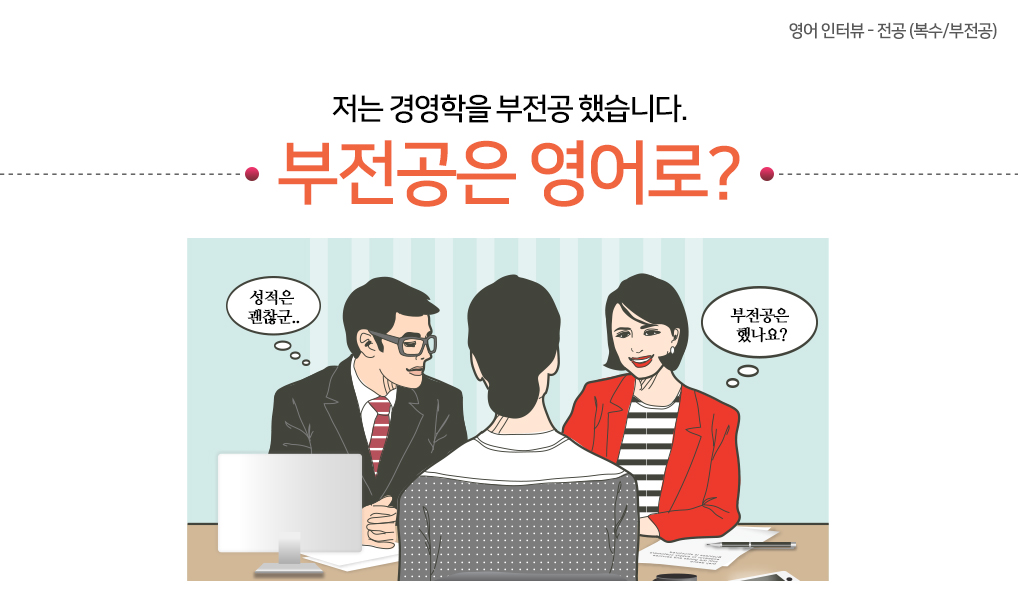
#> input picture CHAPTER8/images/translate.jpg, 1018 x 605 px, found by its file name
$ python 04.translation.py
#> lines starting #> are read from the running program, lines starting #| are printed output that depends on the picture
import numpy as np, cv2

def contain(p, shape):
    return 0 <= p[0] < shape[0] and 0 <= p[1] < shape[1]    # 좌표 내에 있는지 없는지

def translate(img, pt):
    dst = np.zeros(img.shape, img.dtype)    # 목적 영상 생성
    for i in range(img.shape[0]):
        for j in range(img.shape[1]):
            x, y = np.subtract((j, i), pt)  # 좌표는 가로, 세로 순서
            if contain((y, x), img.shape):
                dst[i, j] = img[y, x]   # 행렬은 행, 열 순서

    return dst

image = cv2.imread("images/translate.jpg", cv2.IMREAD_GRAYSCALE)
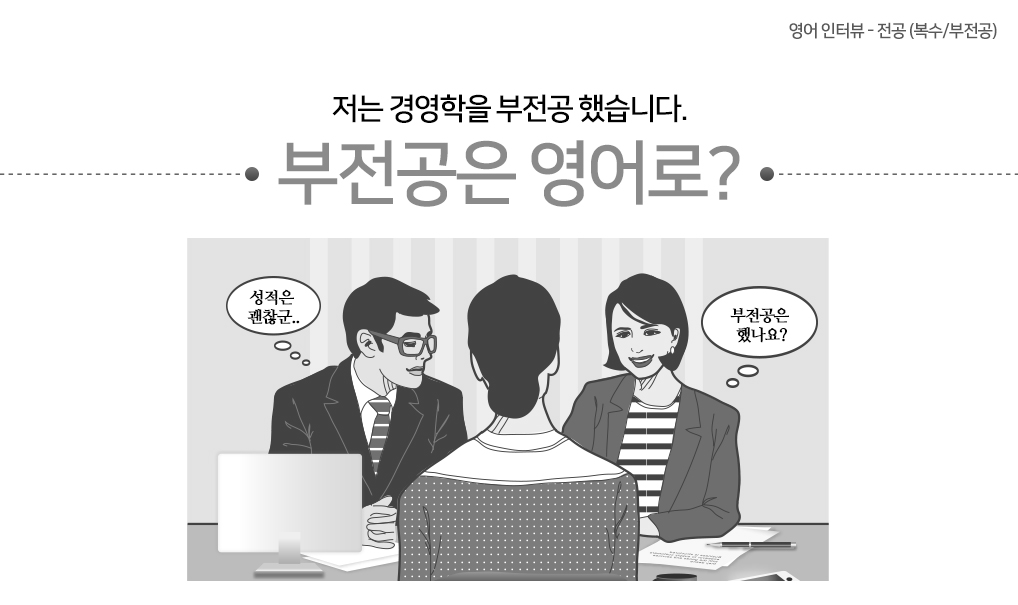
#> image: shape (605, 1018); min 0, max 255, mean 224.8
if image is None: raise Exception("영상파일 읽기 에러")

dst1 = translate(image, (30, 80))
#> after the loop in translate, `for i in range(img.shape[0]):`:
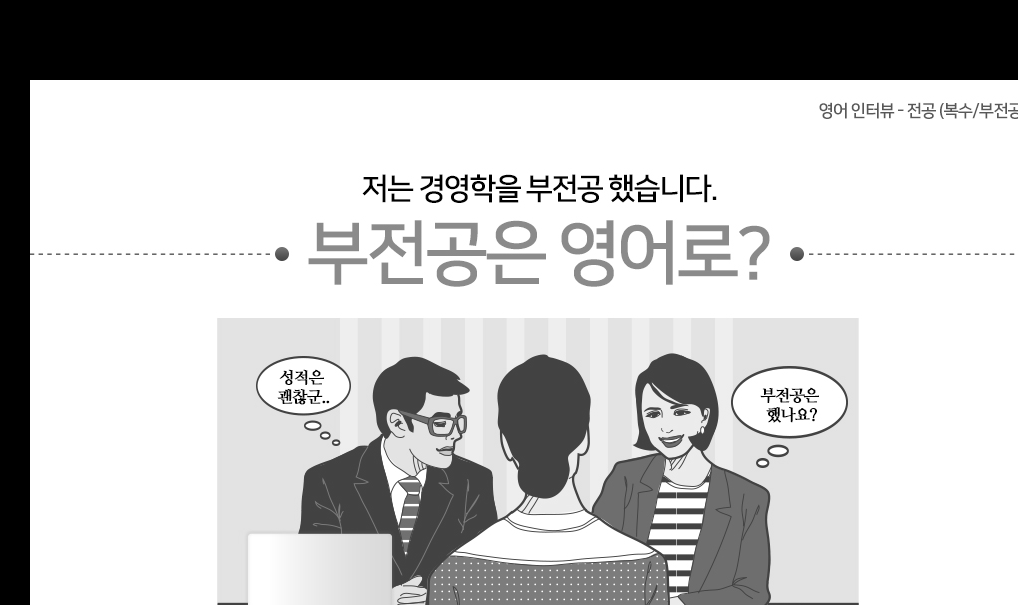
#> dst: shape (605, 1018); min 0, max 255, mean 189.4
dst2 = translate(image, (-70, -50))
#> call 2 of translate, with pt = (-70, -50)
#> after the loop in translate (call 2), `for i in range(img.shape[0]):`:
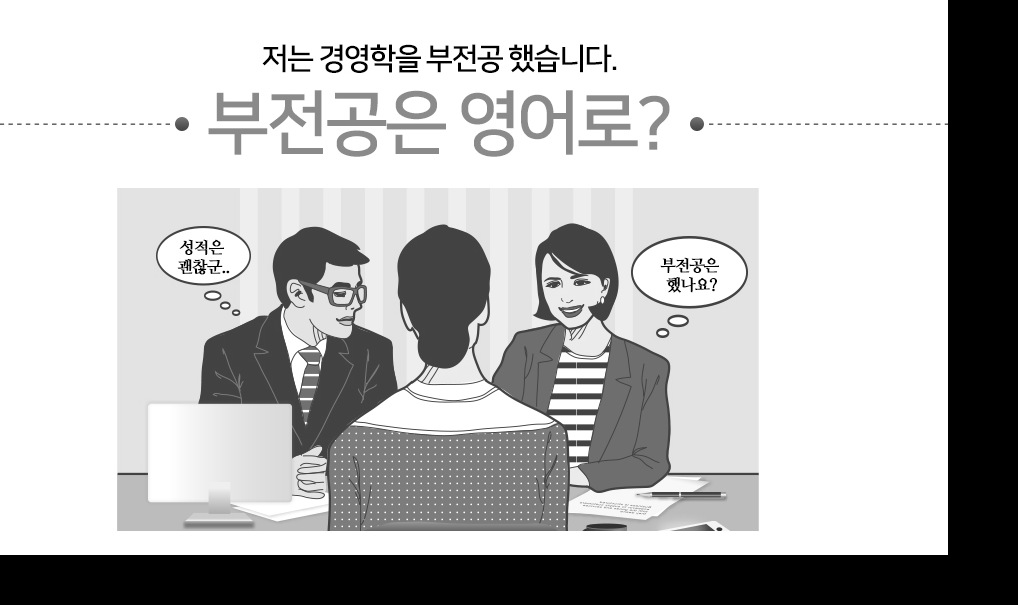
#> dst: shape (605, 1018); min 0, max 255, mean 187.9

cv2.imshow("image", image)
cv2.imshow("dst1: transted to (30, 80)", dst1)
cv2.imshow("dst2: transted to (-70, -50)", dst2)
cv2.waitKey(0)
